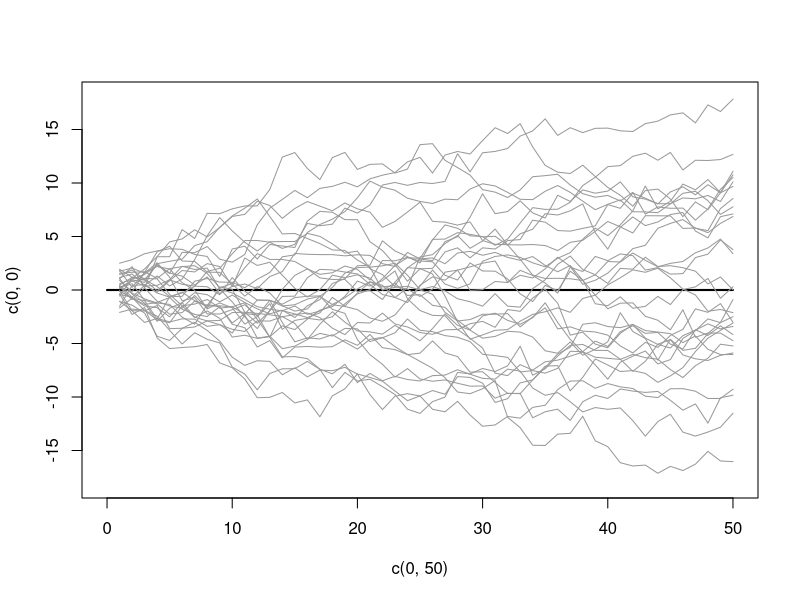

Reproduce this figure in R.
# Initialize Random Number Generator
set.seed(348546)
# initial graph
plot(c(0,50),c(0,0),type="l",lwd=2,ylim=c(-18,18))

# loop over draws:
for(r in 1:30) {
  # i.i.d. standard normal shock
  e <- rnorm(50)
  # Random walk as cumulative sum of shocks
  y <- ts(cumsum(e))
  # Add line to graph
  lines(y, col=gray(.6))
}
